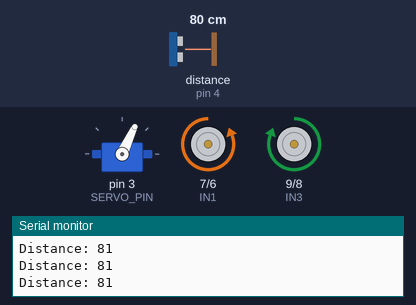
The sketch below on a simulated Arduino Uno, built with avr-gcc and run on an emulated ATmega328P. On the bench: servo, motor-driver pin pairs drawn as motors (green arrow = first pin HIGH = forward, orange = second pin HIGH = backward, longer = more drive, scaled by the enable pin), the last lines printed to the serial monitor. The inputs (shaded band) are chosen by the test bench; at power-on: distance to the obstacle (sensor on pin 4) 80 cm. The echo pulse lasts 58.3 µs per cm.

Above: at 3.2 s.
3.3 s: distance to the obstacle (sensor on pin 4) set to 28 cm
4.8 s: distance to the obstacle (sensor on pin 4) set to 22 cm
At 5.9 s:
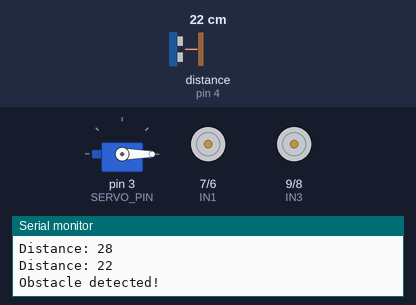
At 6.7 s:
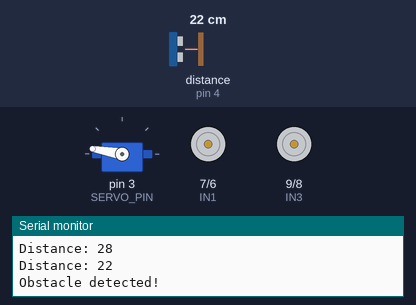
7.8 s: distance to the obstacle (sensor on pin 4) set to 60 cm
10.8 s: distance to the obstacle (sensor on pin 4) set to 2 cm
At 13.54 s:
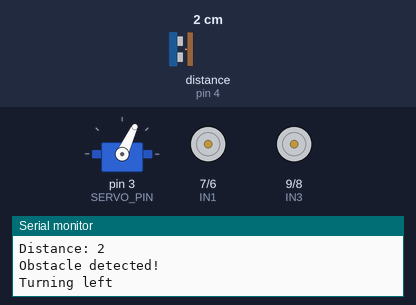
Timing chart, 0 to 14.8 s (numbered marks = the images above; inputs shaded):
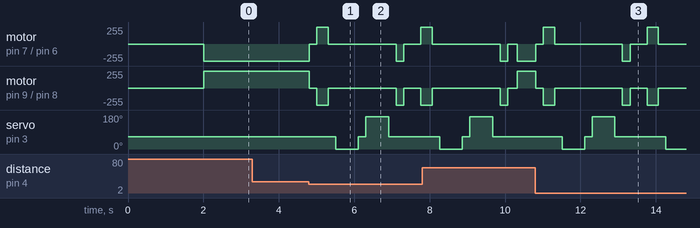

The sketch:

ObjectAvoidance.ino
```cpp
#include <Servo.h>
#include <NewPing.h>

// EXACTLY THE SAME PIN DEFINITIONS AS WORKING CODE
#define ENA 5   // Right motor speed
#define IN1 7   // Right motor direction
#define IN2 6   // Right motor direction
#define ENB 10  // Left motor speed
#define IN3 9   // Left motor direction
#define IN4 8   // Left motor direction

// Sensor pins
#define SERVO_PIN 3
#define TRIG_PIN 2
#define ECHO_PIN 4

// Constants
const int MOTOR_SPEED = 255;
const int TURN_TIME = 200;
const int OBSTACLE_DISTANCE = 25;
const int MAXIMUM_DISTANCE = 200;

NewPing sonar(TRIG_PIN, ECHO_PIN, MAXIMUM_DISTANCE);
Servo servo_motor;

void setup() {
  // Motor setup
  pinMode(ENA, OUTPUT);
  pinMode(IN1, OUTPUT);
  pinMode(IN2, OUTPUT);
  pinMode(ENB, OUTPUT);
  pinMode(IN3, OUTPUT);
  pinMode(IN4, OUTPUT);

  // Servo setup
  servo_motor.attach(SERVO_PIN);
  servo_motor.write(65);

  Serial.begin(9600);
  delay(2000);
}
void moveForward() {
  // Right motor forward
  analogWrite(ENA, MOTOR_SPEED);
  digitalWrite(IN1, LOW);
  digitalWrite(IN2, HIGH);

  // Left motor forward
  analogWrite(ENB, MOTOR_SPEED);
  digitalWrite(IN3, HIGH);
  digitalWrite(IN4, LOW);
}

void moveBackward() {
  // Right motor backward
  analogWrite(ENA, MOTOR_SPEED);
  digitalWrite(IN1, HIGH);
  digitalWrite(IN2, LOW);

  // Left motor backward
  analogWrite(ENB, MOTOR_SPEED);
  digitalWrite(IN3, LOW);
  digitalWrite(IN4, HIGH);
}

void turnRight() {
  // Right motor backward
  analogWrite(ENA, MOTOR_SPEED);
  digitalWrite(IN1, HIGH);
  digitalWrite(IN2, LOW);

  // Left motor forward
  analogWrite(ENB, MOTOR_SPEED);
  digitalWrite(IN3, HIGH);
  digitalWrite(IN4, LOW);
}

void turnLeft() {
  // Right motor forward
  analogWrite(ENA, MOTOR_SPEED);
  digitalWrite(IN1, LOW);
  digitalWrite(IN2, HIGH);

  // Left motor backward
  analogWrite(ENB, MOTOR_SPEED);
  digitalWrite(IN3, LOW);
  digitalWrite(IN4, HIGH);
}

void stopMotors() {
  digitalWrite(IN1, LOW);
  digitalWrite(IN2, LOW);
  digitalWrite(IN3, LOW);
  digitalWrite(IN4, LOW);
  analogWrite(ENA, 0);
  analogWrite(ENB, 0);
}

int lookRight() {
  servo_motor.write(-20);
  delay(500);
  int distance = sonar.ping_cm();
  delay(100);
  servo_motor.write(65);
  return distance;
}

int lookLeft() {
  servo_motor.write(170);
  delay(500);
  int distance = sonar.ping_cm();
  delay(100);
  servo_motor.write(65);
  return distance;
}

void loop() {
  int distance = sonar.ping_cm();

  // Handle zero readings
  if (distance == 0) {
    distance = MAXIMUM_DISTANCE;
  }

  Serial.print("Distance: ");
  Serial.println(distance);

  if (distance < OBSTACLE_DISTANCE) {
    // Obstacle detected!
    Serial.println("Obstacle detected!");

    // Stop and back up slightly
    stopMotors();
    delay(200);
    moveBackward();
    delay(300);
    stopMotors();
    delay(200);

    // Look right and left
    int rightDistance = lookRight();
    delay(200);
    int leftDistance = lookLeft();
    delay(200);

    // Choose better direction
    if (rightDistance == 0) rightDistance = MAXIMUM_DISTANCE;
    if (leftDistance == 0) leftDistance = MAXIMUM_DISTANCE;

    if (rightDistance > leftDistance) {
      Serial.println("Turning right");
      turnRight();
    } else {
      Serial.println("Turning left");
      turnLeft();
    }

    delay(TURN_TIME);
    stopMotors();
    delay(200);
  } else {
    moveForward();
  }

  delay(50);
}
```

Measured:
- the behaviour switches between 25 and 24 cm on distance to the obstacle (sensor on pin 4) (found by bisection; images 0 and 1)
